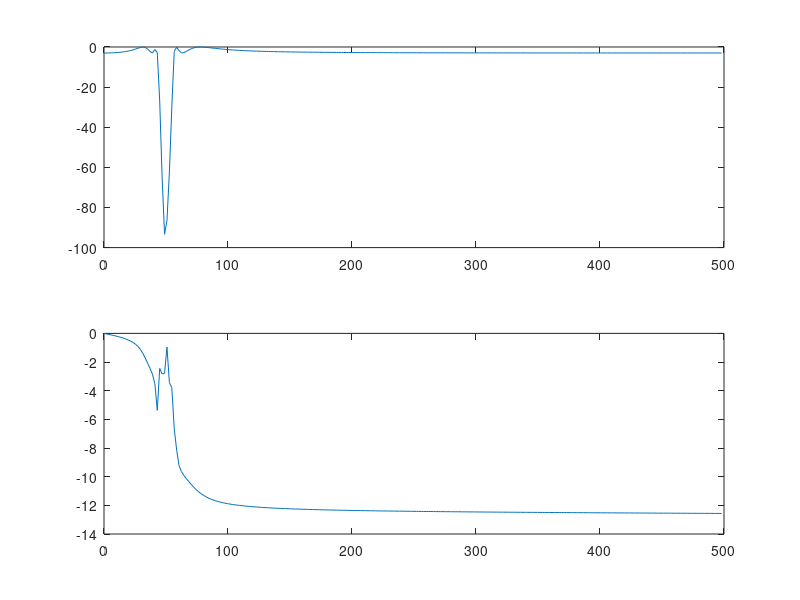

Recreate this plot in MATLAB.
clear all;
rp = 3;rs=50;
fp = [44,56];
fs =[47,53];
Fs=1000;
wp = fp*2*pi/Fs;
ws = fs*2*pi/Fs;
[n,wn] = cheb1ord(wp/pi,ws/pi,rp,rs);
[b,a]=cheby1(n,rp,wp/pi,'stop');
[h,w]=freqz(b,a,256,Fs);
Hphase=angle(h);
Hphase = unwrap(Hphase);
h=20*log10(abs(h));
subplot(211)
plot(w,h);
subplot(212)
plot(w,Hphase);
